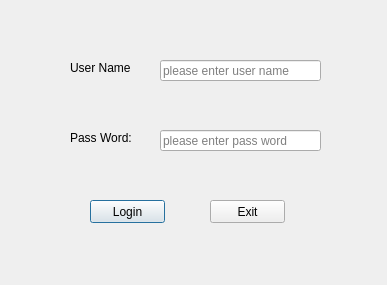
<?xml version="1.0" encoding="UTF-8"?>
<ui version="4.0">
 <class>Dialog</class>
 <widget class="QDialog" name="Dialog">
  <property name="enabled">
   <bool>true</bool>
  </property>
  <property name="geometry">
   <rect>
    <x>0</x>
    <y>0</y>
    <width>387</width>
    <height>285</height>
   </rect>
  </property>
  <property name="windowTitle">
   <string>Dialog</string>
  </property>
  <property name="windowIcon">
   <iconset resource="myicon.qrc">
    <normaloff>:/images/rose.ico</normaloff>:/images/rose.ico</iconset>
  </property>
  <widget class="QPushButton" name="LoginBtn">
   <property name="geometry">
    <rect>
     <x>90</x>
     <y>200</y>
     <width>75</width>
     <height>23</height>
    </rect>
   </property>
   <property name="text">
    <string>Login</string>
   </property>
  </widget>
  <widget class="QPushButton" name="ExitBtn">
   <property name="geometry">
    <rect>
     <x>210</x>
     <y>200</y>
     <width>75</width>
     <height>23</height>
    </rect>
   </property>
   <property name="text">
    <string>Exit</string>
   </property>
  </widget>
  <widget class="QLabel" name="label">
   <property name="geometry">
    <rect>
     <x>70</x>
     <y>60</y>
     <width>61</width>
     <height>16</height>
    </rect>
   </property>
   <property name="text">
    <string>User Name:</string>
   </property>
  </widget>
  <widget class="QLabel" name="label_2">
   <property name="geometry">
    <rect>
     <x>70</x>
     <y>130</y>
     <width>61</width>
     <height>16</height>
    </rect>
   </property>
   <property name="text">
    <string>Pass Word:</string>
   </property>
  </widget>
  <widget class="QLineEdit" name="UesrlineEdit">
   <property name="enabled">
    <bool>true</bool>
   </property>
   <property name="geometry">
    <rect>
     <x>160</x>
     <y>60</y>
     <width>161</width>
     <height>21</height>
    </rect>
   </property>
   <property name="text">
    <string/>
   </property>
   <property name="echoMode">
    <enum>QLineEdit::Normal</enum>
   </property>
   <property name="placeholderText">
    <string>please enter user name</string>
   </property>
  </widget>
  <widget class="QLineEdit" name="PwdlineEdit">
   <property name="enabled">
    <bool>true</bool>
   </property>
   <property name="geometry">
    <rect>
     <x>160</x>
     <y>130</y>
     <width>161</width>
     <height>21</height>
    </rect>
   </property>
   <property name="text">
    <string/>
   </property>
   <property name="echoMode">
    <enum>QLineEdit::Password</enum>
   </property>
   <property name="placeholderText">
    <string>please enter pass word</string>
   </property>
  </widget>
 </widget>
 <resources>
  <include location="myicon.qrc"/>
 </resources>
 <connections/>
</ui>
